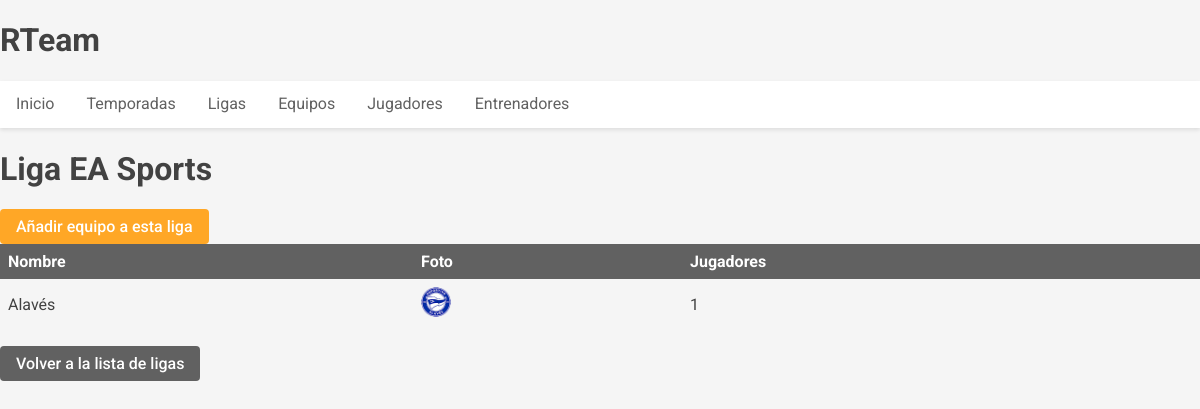
Page /ligas/1/ on the earlier database version.
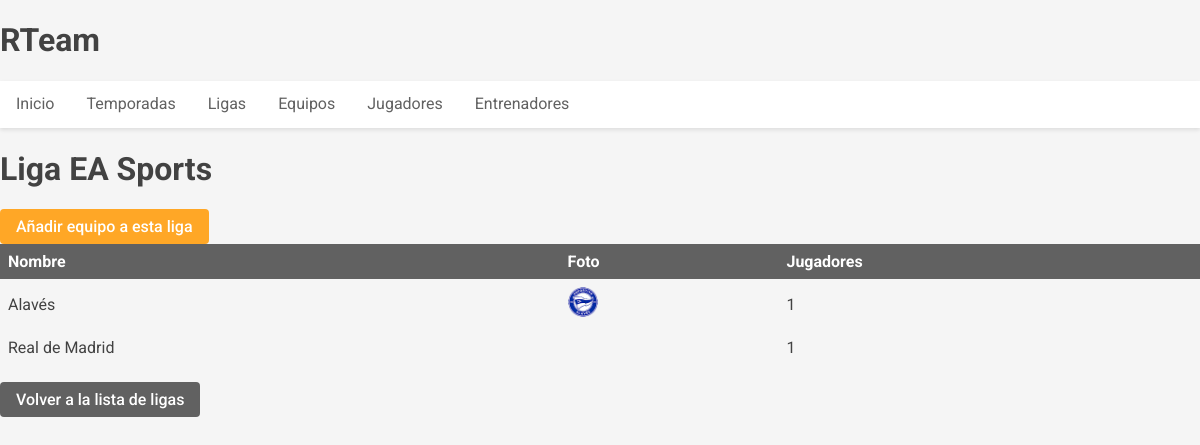
Same page on the later database version.
### RTeam_app/models.py (models this page shows, shortened)
class Equipo(models.Model):
    nombre = models.CharField(max_length=100, unique=True)
    foto = models.ImageField(upload_to='equipos/', null=True, blank=True)
    fecha_creacion = models.DateTimeField(auto_now_add=True)
    fecha_actualizacion = models.DateTimeField(auto_now=True)
    jugadores = models.ManyToManyField('Jugador', through='JugadorEquipoTemporada', related_name='equipos')
    entrenadores = models.ManyToManyField('Entrenador', through='EntrenadorEquipoTemporada', related_name='equipos')
    class Meta:
        verbose_name_plural = "Equipos"

### RTeam_app/views.py (the view)
# urls.py: path('ligas/<int:pk>/', views.LigaDetailView.as_view(), name='liga_detail'),
class LigaDetailView(DetailView):
    model = Liga
    template_name = 'ligas/liga_detail.html'
    context_object_name = 'liga'
    def get_context_data(self, **kwargs):
        context = super().get_context_data(**kwargs)
        context['equipos'] = Equipo.objects.filter(
            equipoligatemporada__liga=self.object
        ).distinct()
        return context

### templates/ligas/liga_detail.html
{% extends 'base.html' %}
{% block contenido %}
    <h1>{{ liga.nombre }}</h1>
    <a href="{% url 'equipo_liga_create' liga.id %}" class="btn btn-primary">Añadir equipo a esta liga</a>
    {% if equipos %}
        <table class="table table-striped">
            <thead>
            <tr>
                <th>Nombre</th>
                <th>Foto</th>
                <th>Jugadores</th>
            </tr>
            </thead>
            <tbody>
            {% for equipo in equipos %}
                <tr>
                    <td>{{ equipo.nombre }}</td>
                    <td>
                        {% if equipo.foto %}
                            <img src="{{ equipo.foto.url }}" alt="Logo de {{ equipo.nombre }}"
                                 style="max-width: 30px; max-height: 30px;">
                        {% endif %}
                    </td>
                    <td>{{ equipo.jugadores.count }}</td>
                </tr>
            {% endfor %}
            </tbody>
        </table>
    {% else %}
        <p>Esta liga no tiene equipos todavía.</p>
    {% endif %}
    <a href="{% url 'liga_list' %}" class="btn btn-secondary">Volver a la lista de ligas</a>
{% endblock %}

Differences in the rows shown:
added Equipo: nombre "Real de Madrid", jugadores.count "1"
